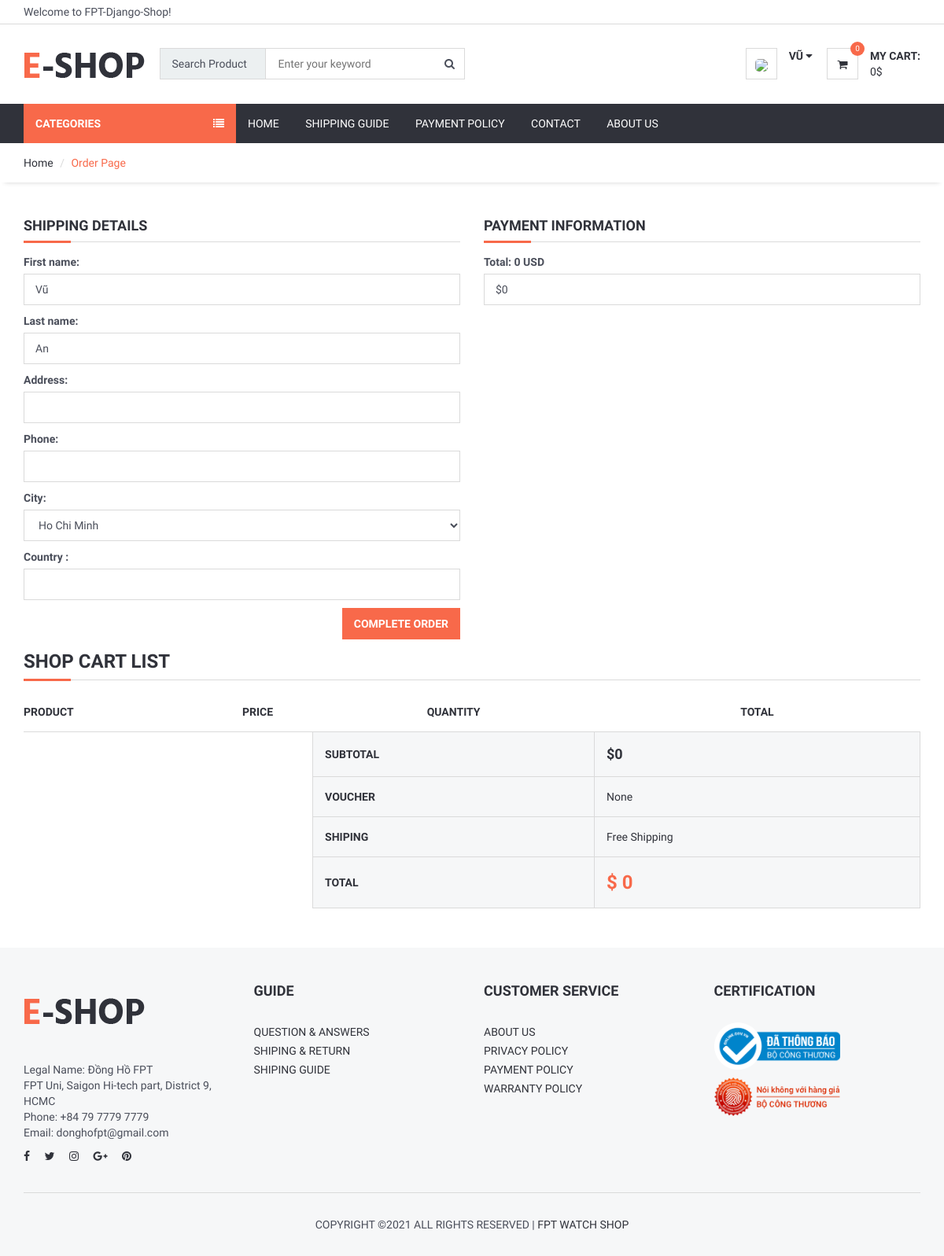
The app's page /order/orderdetail/ (signed in), older data.
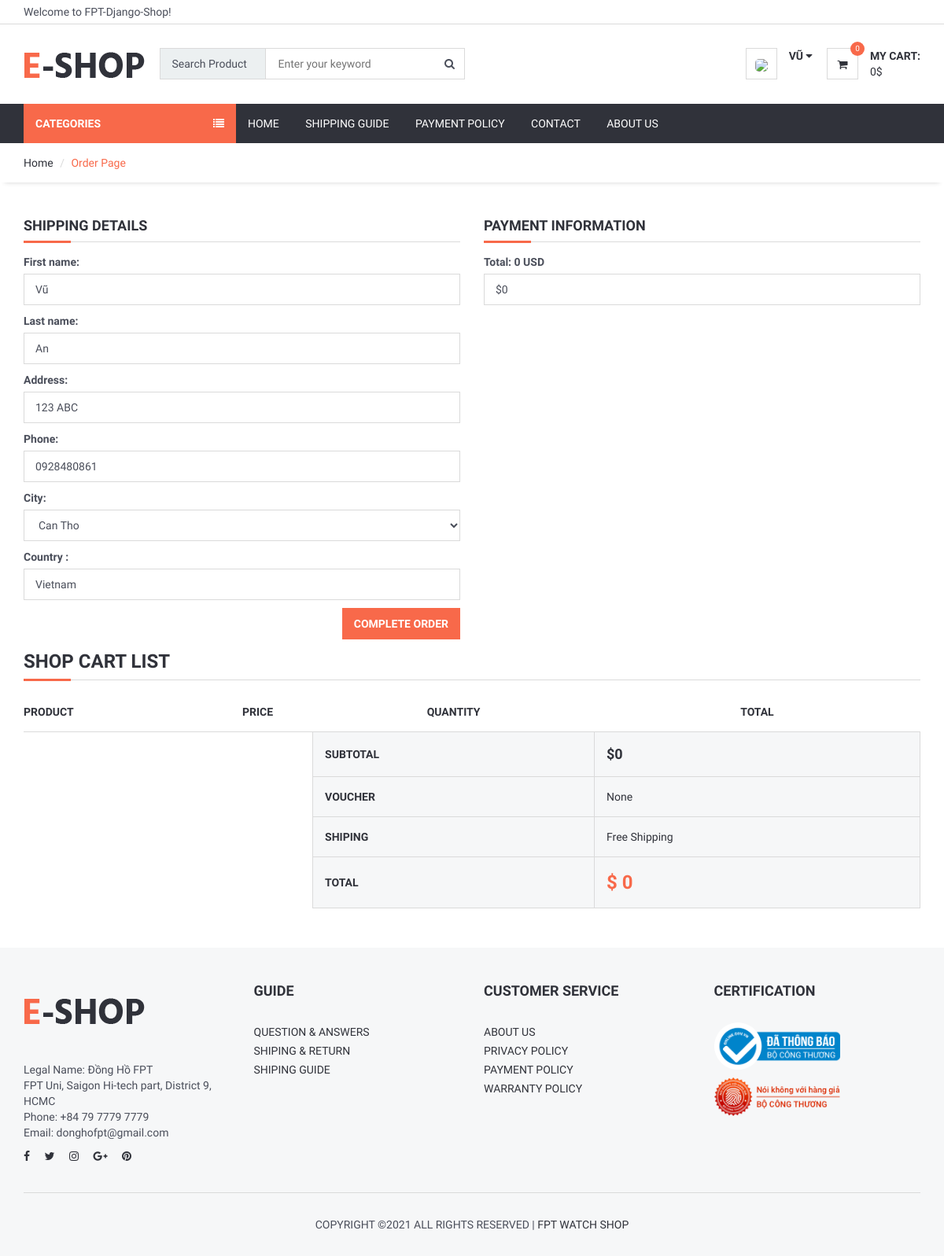
The same page, newer data.
### user/models.py (models this page shows, shortened)
class UserProfile(models.Model):
    user = models.OneToOneField(User, on_delete=models.CASCADE)
    phone = models.CharField(blank=True, max_length=28)
    address = models.CharField(blank=True, max_length=150)
    city = models.CharField(blank=True, max_length=50)
    country = models.CharField(blank=True, max_length=50)
    image = models.ImageField(blank=True, upload_to='images/users/')
    User._meta.get_field('email')._unique = True
    def image_tag(self):
        return mark_safe('<img src="{}" height="50"/>'.format(self.image.url))
    image_tag.short_description = 'Image'

### order/views.py (the view, shortened to what this page needs)
# urls.py: path('orderdetail/',views.orderdetail, name="orderdetail"),
@login_required(login_url='login_form')
def orderdetail(request):
    category = Category.objects.filter(status='True')
    current_user = request.user
    session = request.session
    cart = Cart(request)
    if cart.voucher:
        code = cart.voucher['voucher']['code']
        discount = cart.voucher['voucher']['discount']
        cart_totalprice = cart.add_coupon(code, discount)
    else:
        discount = None
        cart_totalprice = None
    form= OrderForm()
    profile = UserProfile.objects.get(user_id=current_user.id)
    context = {'shopcart': cart,
               'category': category,
               'form': form,
               'profile': profile,
               'discount': discount,
               'cart_totalprice': cart_totalprice,
               }
    return render(request, 'order/order_form.html', context)

### order/models.py
class OrderForm(ModelForm):
    phone = CharField(validators=[PHONE_NUMBER_REGEX],widget=TextInput(attrs={'class':'form-control', 'autocomplete':'off'}), required=True)
    address = CharField(required=True)
    class Meta:
        model = Order
        fields = ['first_name','last_name','address','phone','city','country']

### order/cart.py (called while the page is built)
    def __len__(self):
        return sum(item["quantity"] for item in self.cart.values())

    def get_total_price_after_user_voucher(self):
        if self.voucher:
            if self.cart:
                return self.voucher['voucher']['total_after_used_voucher']
            else:
                return 0
        else:
            return self.get_total_price()

    def get_subtotal_price(self):
        if self.cart:
            return round(sum(float(item['price']) * item['quantity']
                for item in self.cart.values()),2)
        else:
            return 0

    def get_total_price(self):
        subtotal = self.get_subtotal_price()
        total = subtotal
        return total

### order/context_processors.py (called while the page is built)
def cart(request):
    return {'cart': Cart(request)}

### order/templates/order/order_form.html (shortened to what the changed rows need)
{% extends 'home/homebase.html' %}
{% block body %}
	<div class="section">
		<div class="container">
			<div class="row">
				<Form action="" method="POST">
					<div class="col-md-6">
						<div class="billing-details">
                            <p><label for="id_address">Address:</label>
                                <input type="text" name="address" value="{{ profile.address }}" class="input" maxlength="150" id="id_address"></p>
                            <p><label for="id_phone">Phone:</label>
                                <input type="text" name="phone"  value="{{ profile.phone }}"  class="input" maxlength="20" id="id_phone"></p>
                            <p><label for="id_city">City:</label>
                                <select name="city" class="input" id="id_city">
                                    <option value="{{ profile.city }}" selected>{{ profile.city }}</option>
                                </select></p>
                            <p><label for="id_first_name">Country :</label>
                                <input type="text" name="country" class="input" id="id_country" value="{{ profile.country }}"></p>
                        </div>
					</div>
					<div class="col-md-12">
						<div class="order-summary clearfix">
							<table class="shopping-cart-table table">
								<thead>
									<tr>
										<th>Product</th>
										<th class="text-center">Price</th>
										<th class="text-center">Quantity</th>
										<th class="text-center">Total</th>
									</tr>
								</thead>
								<tfoot>
									<tr>
										<th class="empty" colspan="3"></th>
										<th>SUBTOTAL</th>
										<th colspan="2" class="sub-total">${{shopcart.get_subtotal_price}}</th>
									</tr>
									<tr>
										<th class="empty" colspan="3"></th>
										<th>VOUCHER</th>
									</tr>
									<tr>
										<th class="empty" colspan="3"></th>
										<th>SHIPING</th>
									</tr>
									<tr>
										<th class="empty" colspan="3"></th>
										<th>TOTAL</th>
										<th colspan="2" class="total">$
										{% if discount %}
											{{cart_totalprice}}
										{% else %}
											{{shopcart.get_total_price}}
										{% endif %}</th>
									</tr>
								</tfoot>
							</table>
						</div>
					</div>
			</div>
		</div>
	</div>
{% endblock %}

Row changes from the older to the newer data that the page shows:
changed UserProfile: address (not shown) → "123 ABC"; phone (not shown) → "0928480861"; city "Ho Chi Minh" → "Can Tho"; country (not shown) → "Vietnam"
